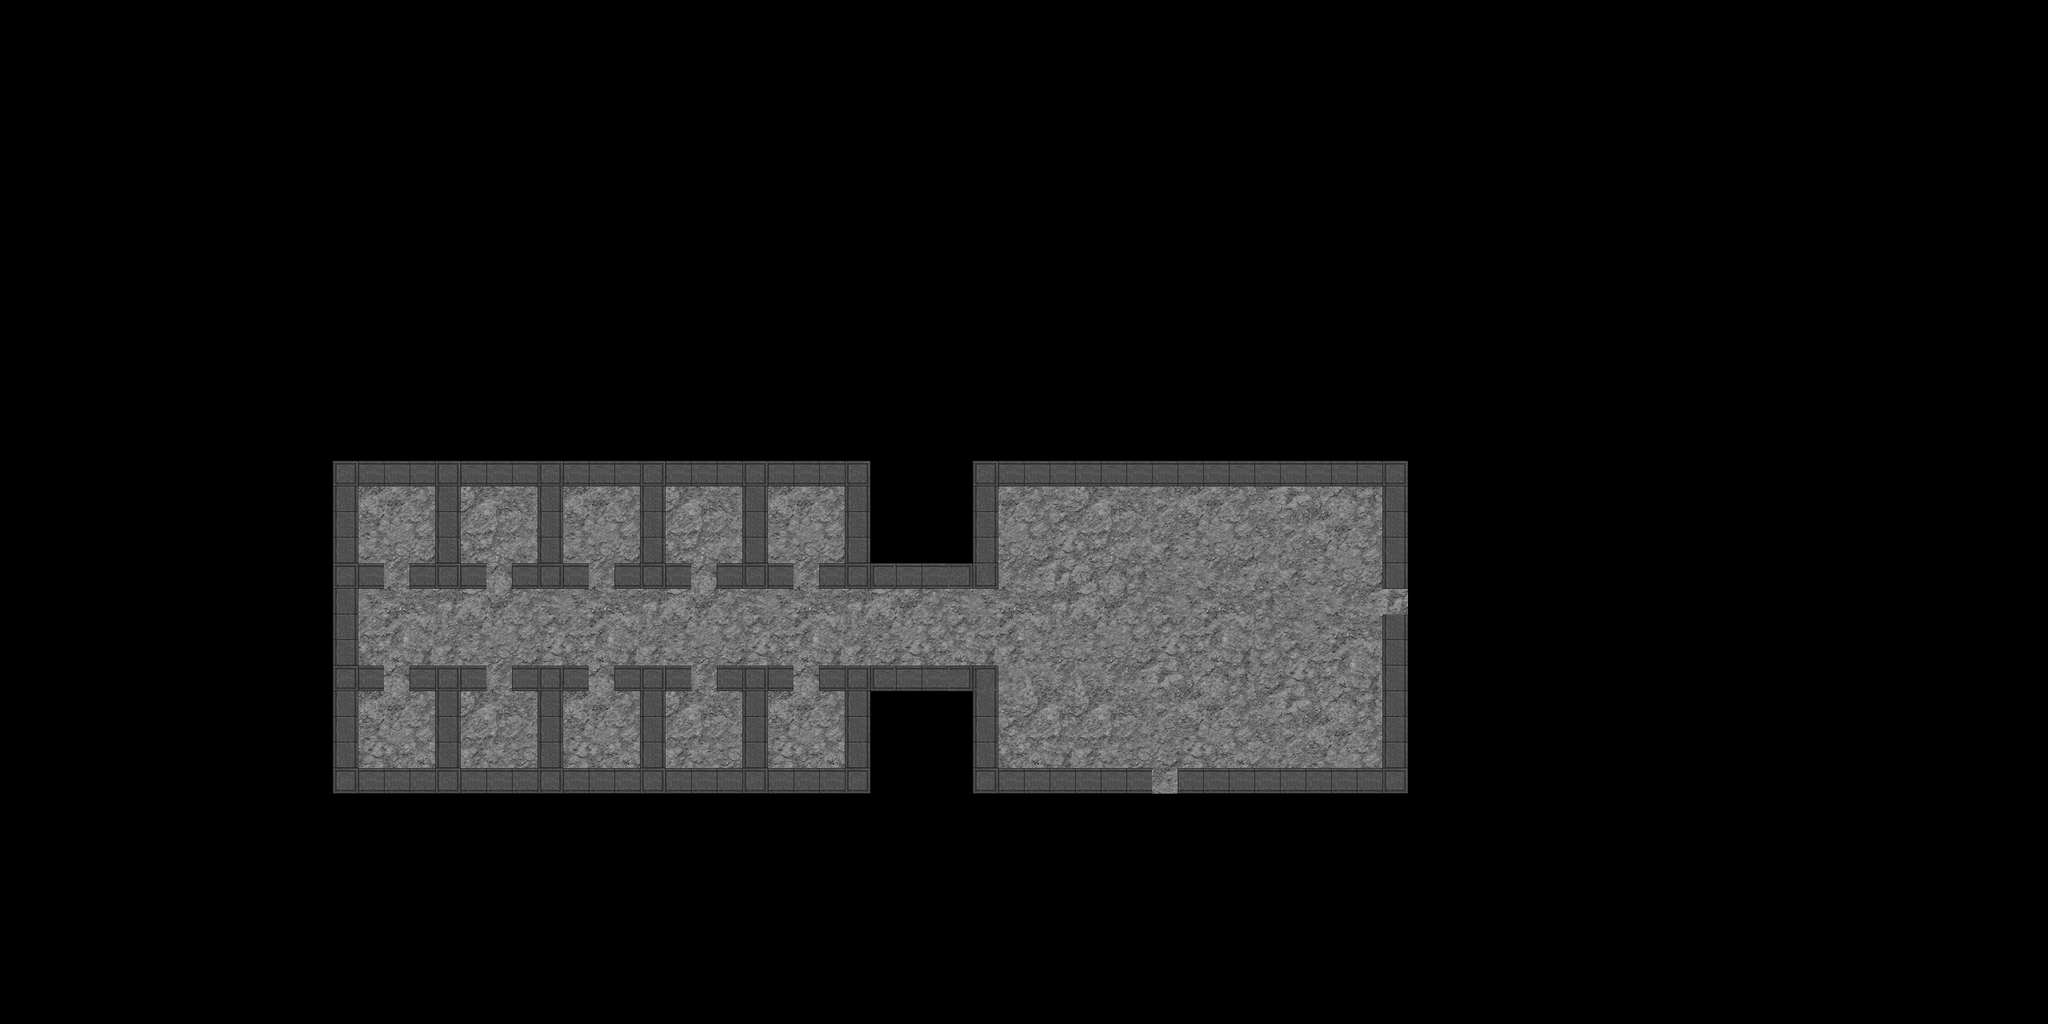

A 2D game scene composited from a Tiled map and its tileset images. What follows is a short description and the map's XML, with each tile layer's data collapsed to a summary:
An orthogonal 80x40 tile map with 32x32 px tiles, 2 tile layers (floor, wall), 2 tilesets and 35 objects (10x CellDoor, 10x CellSensor, 10x WingedSwarmSpirit, 2x UnderworldDoor, MapPos, ...).

<map version="1.0" orientation="orthogonal" renderorder="right-down" width="80" height="40" tilewidth="32" tileheight="32">
 <tileset firstgid="1" name="dirt1_grey" tilewidth="32" tileheight="32">
  <image source="dirt1_grey.png" width="256" height="256" />
 </tileset>
 <tileset firstgid="65" name="block wall dark grey" tilewidth="32" tileheight="32">
  <image source="block_wall_dark_grey.png" width="128" height="128" />
 </tileset>
 <layer name="floor" width="80" height="40">
  <data>[3200 cells, 514 non-empty, 64 distinct tile ids]</data>
 </layer>
 <layer name="wall" width="80" height="40">
  <data>[3200 cells, 172 non-empty, 7 distinct tile ids]</data>
 </layer>
 <objectgroup name="environment">
  <object name="bar1" type="CellDoor" x="992" y="832" width="32" height="32" />
  <object name="bar2" type="CellDoor" x="992" y="704" width="32" height="32" />
  <object name="bar3" type="CellDoor" x="864" y="832" width="32" height="32" />
  <object name="bar4" type="CellDoor" x="864" y="704" width="32" height="32" />
  <object name="bar5" type="CellDoor" x="736" y="832" width="32" height="32" />
  <object name="bar6" type="CellDoor" x="736" y="704" width="32" height="32" />
  <object name="bar7" type="CellDoor" x="608" y="832" width="32" height="32" />
  <object name="bar8" type="CellDoor" x="608" y="704" width="32" height="32" />
  <object name="bar9" type="CellDoor" x="480" y="832" width="32" height="32" />
  <object name="bar10" type="CellDoor" x="480" y="704" width="32" height="32" />
 </objectgroup>
 <objectgroup name="logic">
  <object name="sensor1" type="CellSensor" x="960" y="864" width="96" height="96" />
  <object name="sensor2" type="CellSensor" x="960" y="608" width="96" height="96" />
  <object name="sensor3" type="CellSensor" x="832" y="864" width="96" height="96" />
  <object name="sensor4" type="CellSensor" x="832" y="608" width="96" height="96" />
  <object name="sensor5" type="CellSensor" x="704" y="864" width="96" height="96" />
  <object name="sensor6" type="CellSensor" x="704" y="608" width="96" height="96" />
  <object name="sensor7" type="CellSensor" x="576" y="864" width="96" height="96" />
  <object name="sensor8" type="CellSensor" x="576" y="608" width="96" height="96" />
  <object name="sensor9" type="CellSensor" x="448" y="864" width="96" height="96" />
  <object name="sensor10" type="CellSensor" x="447" y="608" width="96" height="96" />
  <object name="gatekeeper_dest" type="MapPos" x="1696" y="832" width="32" height="32" />
 </objectgroup>
 <objectgroup name="doors">
  <object name="exit" type="UnderworldDoor" x="1728" y="736" width="32" height="32">
   <properties>
    <property name="entrance_dir" value="left" />
    <property name="locked" value="true" />
   </properties>
  </object>
  <object name="entrance" type="UnderworldDoor" x="1440" y="960" width="32" height="32">
   <properties>
    <property name="entrance_dir" value="up" />
    <property name="locked" value="true" />
   </properties>
  </object>
 </objectgroup>
 <objectgroup name="agents">
  <object name="spirit1" type="WingedSwarmSpirit" x="1616" y="776" width="32" height="32">
   <properties>
    <property name="facing" value="left" />
   </properties>
  </object>
  <object name="spirit2" type="WingedSwarmSpirit" x="1536" y="704" width="32" height="32">
   <properties>
    <property name="facing" value="down" />
   </properties>
  </object>
  <object name="spirit3" type="WingedSwarmSpirit" x="1440" y="640" width="32" height="32">
   <properties>
    <property name="facing" value="down" />
   </properties>
  </object>
  <object name="spirit4" type="WingedSwarmSpirit" x="1280" y="784" width="32" height="32">
   <properties>
    <property name="facing" value="right" />
   </properties>
  </object>
  <object name="spirit5" type="WingedSwarmSpirit" x="1344" y="704" width="32" height="32">
   <properties>
    <property name="facing" value="down" />
   </properties>
  </object>
  <object name="spirit6" type="WingedSwarmSpirit" x="1440" y="736" width="32" height="32">
   <properties>
    <property name="facing" value="down" />
   </properties>
  </object>
  <object name="spirit7" type="WingedSwarmSpirit" x="1536" y="864" width="32" height="32">
   <properties>
    <property name="facing" value="up" />
   </properties>
  </object>
  <object name="spirit8" type="WingedSwarmSpirit" x="1440" y="832" width="32" height="32">
   <properties>
    <property name="facing" value="up" />
   </properties>
  </object>
  <object name="spirit9" type="WingedSwarmSpirit" x="1344" y="864" width="32" height="32">
   <properties>
    <property name="facing" value="up" />
   </properties>
  </object>
  <object name="spirit10" type="WingedSwarmSpirit" x="480" y="640" width="32" height="32" />
  <object name="gatekeeper" type="WingedSwarmGatekeeper" x="1696" y="736" width="32" height="32">
   <properties>
    <property name="facing" value="left" />
   </properties>
  </object>
  <object name="player" type="UnderworldCirno" x="1440" y="896" width="32" height="32">
   <properties>
    <property name="facing" value="up" />
   </properties>
  </object>
 </objectgroup>
</map>
